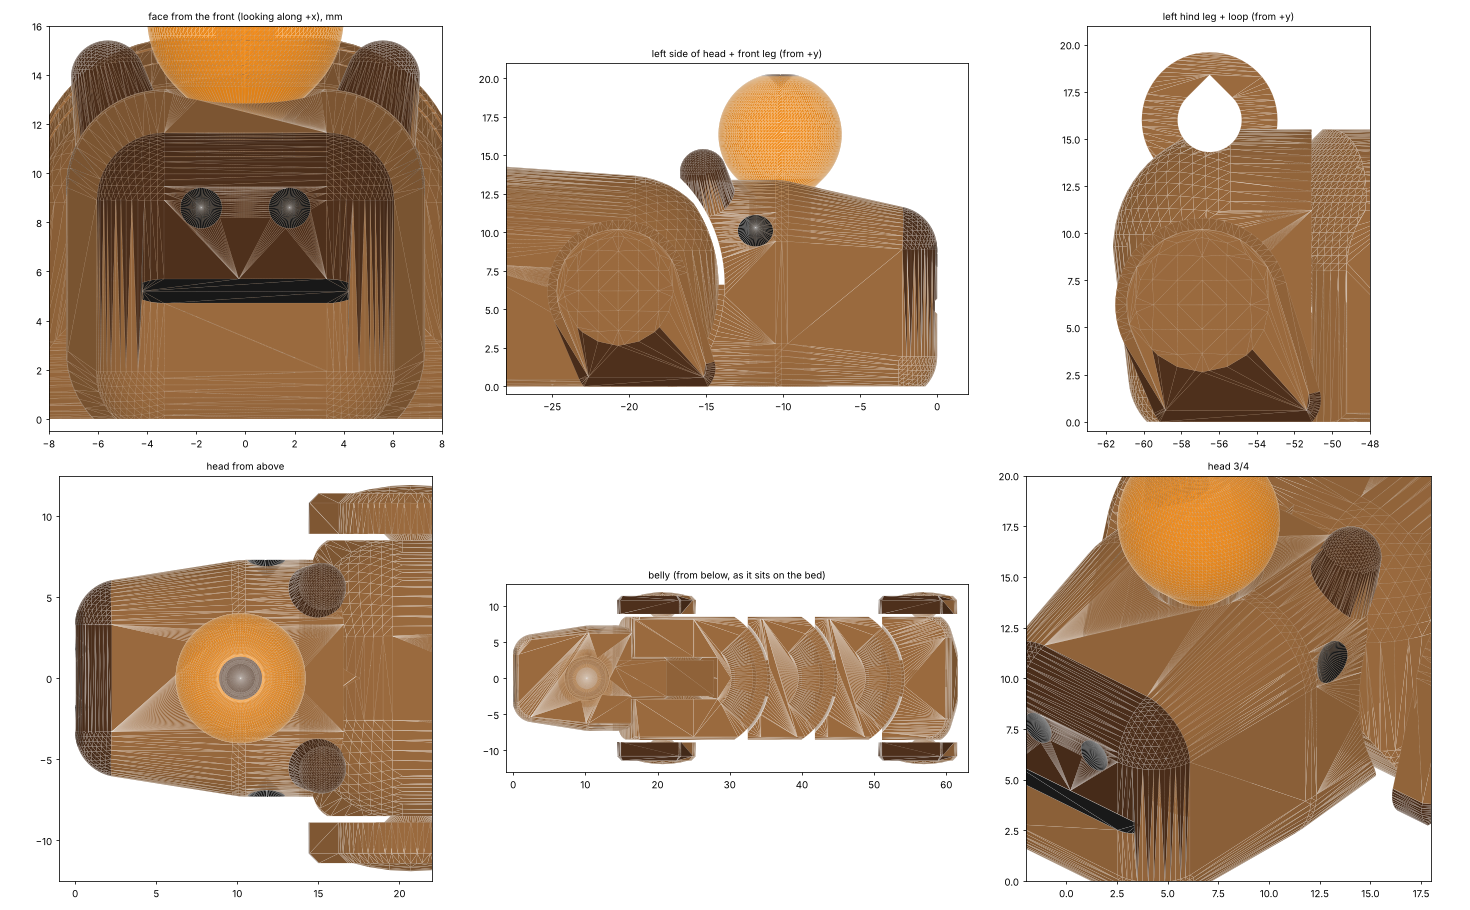

Generate this figure with Python:
from common import *
import matplotlib; matplotlib.use('Agg')
import matplotlib.pyplot as plt
from matplotlib.collections import PolyCollection
objs, colours = pv.read_3mf(J/'pocket-capybara.3mf')
v, f, k = objs[0]
rgb = np.array([[int(c[j:j+2],16)/255 for j in (1,3,5)] for c in colours])
m = trimesh.Trimesh(v, f, process=False)
def ortho(ax, axis_from, hx, hy, xlim, ylim, title, flat=True):
    # axis_from: unit vector pointing from the object toward the viewer
    n = m.face_normals
    d = np.array(axis_from, float); d /= np.linalg.norm(d)
    keep = n @ d > 1e-3
    tri = m.triangles[keep]
    depth = tri.mean(1) @ d
    P = np.stack([tri @ np.array(hx, float), tri @ np.array(hy, float)], -1)
    shade = 0.75 + 0.25 * np.clip(n[keep] @ d, 0, 1)
    col = np.clip(rgb[k[keep]] * shade[:, None], 0, 1)
    o = np.argsort(depth)
    ax.add_collection(PolyCollection(P[o], facecolors=col[o], edgecolors=(1,1,1,0.35), linewidths=0.2))
    ax.set_xlim(*xlim); ax.set_ylim(*ylim); ax.set_aspect('equal'); ax.set_title(title, fontsize=10)
fig, ax = plt.subplots(2, 3, figsize=(21, 13))
ortho(ax[0,0], [-1,0,0], [0,-1,0], [0,0,1], (-8,8), (-0.5,16), 'face from the front (looking along +x), mm')
ortho(ax[0,1], [0,1,0], [-1,0,0], [0,0,1], (-28,2), (-0.5,21), 'left side of head + front leg (from +y)')
ortho(ax[0,2], [0,1,0], [-1,0,0], [0,0,1], (-63,-48), (-0.5,21), 'left hind leg + loop (from +y)')
ortho(ax[1,0], [0,0,1], [1,0,0], [0,1,0], (-1,22), (-12.5,12.5), 'head from above')
ortho(ax[1,1], [0,0,-1], [1,0,0], [0,-1,0], (-1,63), (-13,13), 'belly (from below, as it sits on the bed)')
ortho(ax[1,2], [-0.6,0.5,0.6], [0.64,0.77,0], [0.46,-0.38,0.8], (-2,18), (0,20), 'head 3/4')
fig.tight_layout(); fig.savefig('closeups.png', dpi=70, facecolor='white')
